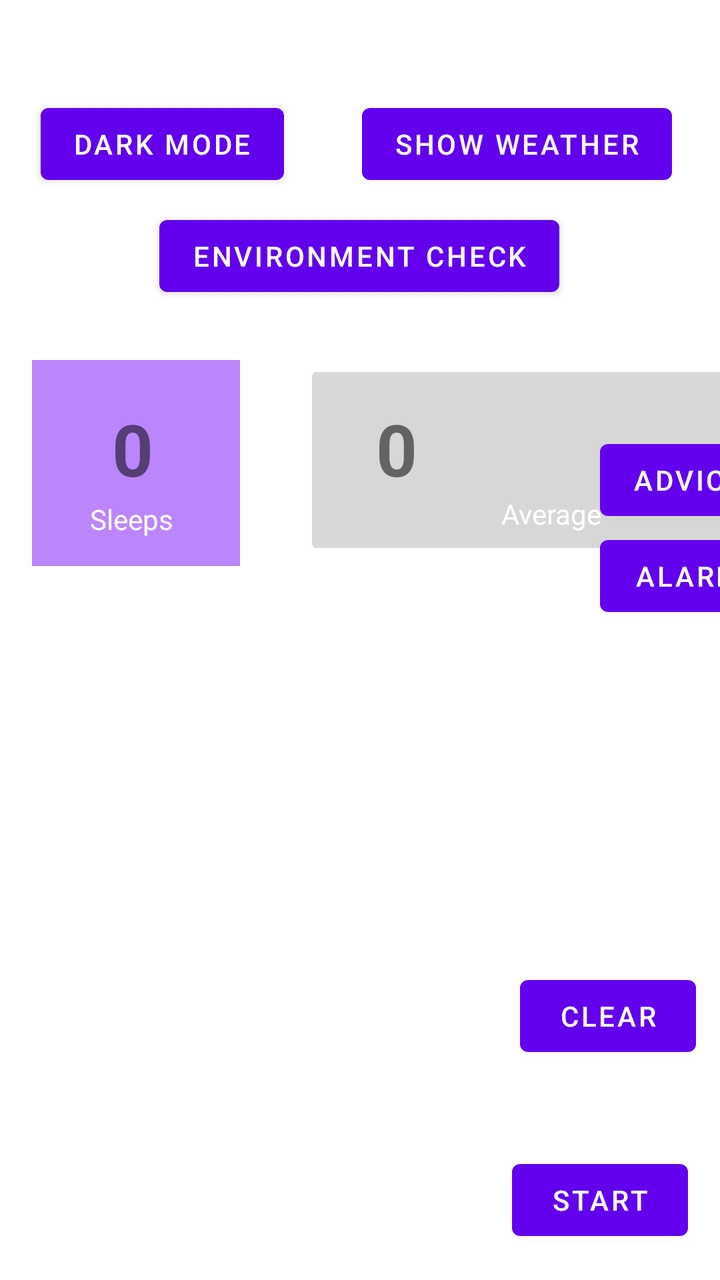
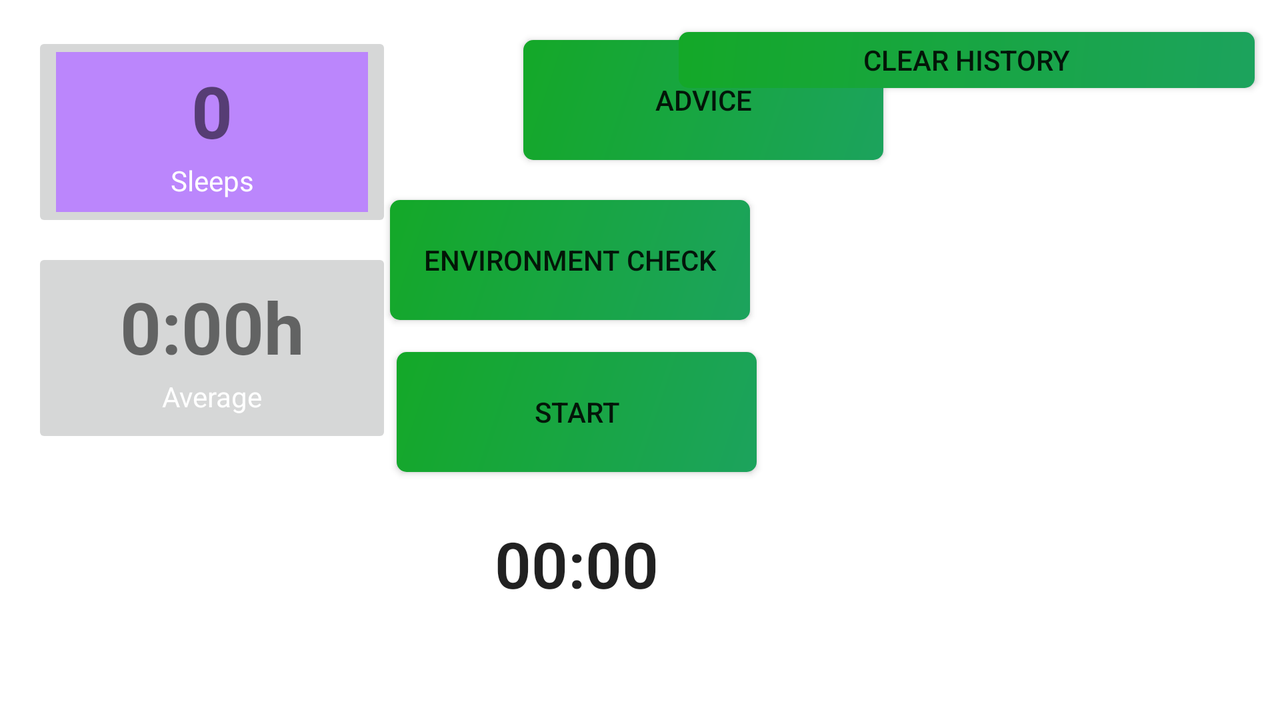

An Android layout and its configuration variant, each rendered on a device that would load it. The default file and the variant file are quoted in full after the pictures.
<!-- AndroidManifest.xml: application theme Theme.SleepTrackerProject -->
<!-- res/layout/activity_main.xml -->
<?xml version="1.0" encoding="utf-8"?>
<androidx.constraintlayout.widget.ConstraintLayout xmlns:android="http://schemas.android.com/apk/res/android"
    xmlns:app="http://schemas.android.com/apk/res-auto"
    xmlns:tools="http://schemas.android.com/tools"
    android:layout_width="match_parent"
    android:layout_height="match_parent"
    tools:context=".MainActivity">

    <Button
        android:id="@+id/weather_button"
        android:layout_width="wrap_content"
        android:layout_height="wrap_content"
        android:layout_marginEnd="24dp"
        android:text="Show Weather"
        app:layout_constraintBottom_toTopOf="@+id/launch_sensor_activity_button"
        app:layout_constraintEnd_toEndOf="parent"
        app:layout_constraintTop_toTopOf="parent"
        app:layout_constraintVertical_bias="0.857" />

    <Button
        android:id="@+id/toggle_button"
        android:layout_width="wrap_content"
        android:layout_height="wrap_content"
        android:layout_marginTop="48dp"
        android:text="Dark Mode"
        app:layout_constraintEnd_toEndOf="parent"
        app:layout_constraintHorizontal_bias="0.086"
        app:layout_constraintStart_toStartOf="parent"
        app:layout_constraintTop_toTopOf="parent" />

    <Button
        android:id="@+id/button"
        android:layout_width="wrap_content"
        android:layout_height="wrap_content"
        android:layout_marginStart="300dp"
        android:layout_marginBottom="376dp"
        android:onClick="sleepAdvice"
        android:text="Advice"
        app:layout_constraintBottom_toBottomOf="parent"
        app:layout_constraintStart_toStartOf="parent" />

    <Button
        android:id="@+id/set_alarm_button"
        android:layout_width="wrap_content"
        android:layout_height="wrap_content"
        android:layout_marginStart="300dp"
        android:layout_marginBottom="328dp"
        android:onClick="setAlaram"
        android:text="Alarm"
        app:layout_constraintBottom_toBottomOf="parent"
        app:layout_constraintStart_toStartOf="parent" />

    <ImageButton
        android:id="@+id/imageButton"
        android:layout_width="104dp"
        android:layout_height="103dp"
        android:layout_marginStart="16dp"
        android:layout_marginTop="180dp"
        android:background="#9C27B0"
        android:foreground="@color/purple_200"
        android:src="@color/purple_200"
        app:layout_constraintStart_toStartOf="parent"
        app:layout_constraintTop_toTopOf="parent"
        tools:src="@color/purple_200"
        tools:srcCompat="@tools:sample/avatars" />

    <ImageButton
        android:id="@+id/imageButton2"
        android:layout_width="237dp"
        android:layout_height="100dp"
        android:layout_marginStart="152dp"
        android:layout_marginTop="180dp"
        android:foreground="@color/teal_200"
        app:layout_constraintStart_toStartOf="parent"
        app:layout_constraintTop_toTopOf="parent"
        tools:srcCompat="@tools:sample/avatars" />

    <TextView
        android:id="@+id/textView3"
        android:layout_width="wrap_content"
        android:layout_height="wrap_content"
        android:text="Sleeps"
        android:textColor="#FFFFFF"
        app:layout_constraintBottom_toBottomOf="@+id/imageButton"
        app:layout_constraintEnd_toEndOf="@+id/imageButton"
        app:layout_constraintHorizontal_bias="0.467"
        app:layout_constraintStart_toStartOf="@+id/imageButton"
        app:layout_constraintTop_toTopOf="@+id/imageButton"
        app:layout_constraintVertical_bias="0.833" />

    <TextView
        android:id="@+id/textView4"
        android:layout_width="wrap_content"
        android:layout_height="wrap_content"
        android:text="Average"
        android:textColor="#FFFFFF"
        app:layout_constraintBottom_toBottomOf="@+id/imageButton2"
        app:layout_constraintEnd_toEndOf="@+id/imageButton2"
        app:layout_constraintHorizontal_bias="0.528"
        app:layout_constraintStart_toStartOf="@+id/imageButton2"
        app:layout_constraintTop_toTopOf="@+id/imageButton2"
        app:layout_constraintVertical_bias="0.833" />

    <Button
        android:id="@+id/launch_sensor_activity_button"
        android:layout_width="wrap_content"
        android:layout_height="wrap_content"
        android:layout_marginTop="104dp"
        android:onClick="checkSensors"
        android:text="Environment Check"
        app:layout_constraintEnd_toEndOf="parent"
        app:layout_constraintHorizontal_bias="0.498"
        app:layout_constraintStart_toStartOf="parent"
        app:layout_constraintTop_toTopOf="parent" />

    <Button
        android:id="@+id/start_stop_button"
        android:layout_width="wrap_content"
        android:layout_height="wrap_content"
        android:layout_marginEnd="16dp"
        android:layout_marginBottom="16dp"
        android:text="Start"
        app:layout_constraintBottom_toBottomOf="parent"
        app:layout_constraintEnd_toEndOf="parent" />

    <Button
        android:id="@+id/delete_all_button"
        android:layout_width="wrap_content"
        android:layout_height="wrap_content"
        android:layout_marginEnd="12dp"
        android:layout_marginBottom="108dp"
        android:text="Clear"
        app:layout_constraintBottom_toBottomOf="parent"
        app:layout_constraintEnd_toEndOf="parent" />


    <Chronometer
        android:id="@+id/chronometer"
        android:layout_width="150dp"
        android:layout_height="60dp"
        android:layout_marginStart="68dp"
        android:layout_marginTop="296dp"
        android:textSize="36sp"
        android:textStyle="bold"
        android:visibility="gone"
        app:layout_constraintStart_toStartOf="parent"
        app:layout_constraintTop_toTopOf="parent" />

    <androidx.recyclerview.widget.RecyclerView
        android:id="@+id/sleep_session_recycler_view"
        android:layout_width="293dp"
        android:layout_height="430dp"
        android:layout_below="@id/start_stop_button"
        android:layout_marginTop="372dp"
        android:padding="5dp"
        android:visibility="visible"
        app:layoutManager="androidx.recyclerview.widget.LinearLayoutManager"
        app:layout_constraintEnd_toEndOf="parent"
        app:layout_constraintHorizontal_bias="0.0"
        app:layout_constraintStart_toStartOf="parent"
        app:layout_constraintTop_toTopOf="parent" />

    <TextView
        android:id="@+id/session_count_text_view"
        android:layout_width="wrap_content"
        android:layout_height="wrap_content"
        android:layout_marginStart="40dp"
        android:layout_marginTop="20dp"
        android:text="0"
        android:textSize="36sp"
        android:textStyle="bold"
        app:layout_constraintStart_toStartOf="@+id/imageButton"
        app:layout_constraintTop_toTopOf="@+id/imageButton" />

    <TextView
        android:id="@+id/average_sleep_time_text_view"
        android:layout_width="256dp"
        android:layout_height="47dp"
        android:layout_marginStart="36dp"
        android:layout_marginTop="20dp"
        android:text="0"
        android:textSize="36sp"
        android:textStyle="bold"
        app:layout_constraintStart_toStartOf="@+id/imageButton2"
        app:layout_constraintTop_toTopOf="@+id/imageButton2" />

</androidx.constraintlayout.widget.ConstraintLayout>
<!-- resources referenced by this layout -->
<resources>
  <style name="Theme.SleepTrackerProject" parent="Theme.MaterialComponents.DayNight.DarkActionBar">
          
          <item name="colorPrimary">@color/purple_500</item>
          <item name="colorPrimaryVariant">@color/purple_700</item>
          <item name="colorOnPrimary">@color/white</item>
          
          <item name="colorSecondary">@color/teal_200</item>
          <item name="colorSecondaryVariant">@color/teal_700</item>
          <item name="colorOnSecondary">@color/black</item>
          
          <item name="android:statusBarColor">?attr/colorPrimaryVariant</item>
          
      </style>
</resources>
<!-- res/layout-land/activity_main.xml (the repository's variant of the layout above) -->
<!-- drawn on the phone turned sideways -->
<?xml version="1.0" encoding="utf-8"?>
<androidx.constraintlayout.widget.ConstraintLayout xmlns:android="http://schemas.android.com/apk/res/android"
    xmlns:app="http://schemas.android.com/apk/res-auto"
    xmlns:tools="http://schemas.android.com/tools"
    android:layout_width="match_parent"
    android:layout_height="match_parent"
    tools:context=".MainActivity">


    <android.widget.Button
        android:id="@+id/button"
        android:layout_width="180dp"
        android:layout_height="60dp"
        android:layout_marginStart="224dp"
        android:layout_marginTop="20dp"
        android:background="@drawable/button_bg"
        android:onClick="sleepAdvice"

        android:text="Advice"
        app:layout_constraintEnd_toEndOf="parent"
        app:layout_constraintHorizontal_bias="0.16"
        app:layout_constraintStart_toStartOf="parent"
        app:layout_constraintTop_toTopOf="parent" />

    <android.widget.Button
        android:id="@+id/start_stop_button"
        android:layout_width="180dp"
        android:layout_height="60dp"
        android:layout_marginStart="16dp"
        android:layout_marginTop="176dp"
        android:background="@drawable/button_bg"
        android:text="Start"

        app:layout_constraintEnd_toEndOf="parent"
        app:layout_constraintHorizontal_bias="0.411"
        app:layout_constraintStart_toStartOf="parent"
        app:layout_constraintTop_toTopOf="parent" />

    <ImageButton
        android:id="@+id/imageButton"
        android:layout_width="180dp"
        android:layout_height="100dp"
        android:layout_marginStart="16dp"
        android:layout_marginTop="16dp"
        android:foreground="@drawable/textview_bg"
        android:src="@color/purple_200"
        app:layout_constraintStart_toStartOf="parent"
        app:layout_constraintTop_toTopOf="parent" />


    <ImageButton
        android:id="@+id/imageButton2"
        android:layout_width="180dp"
        android:layout_height="100dp"
        android:layout_marginStart="16dp"
        android:layout_marginTop="124dp"
        android:foreground="@drawable/textview_bg"
        app:layout_constraintStart_toStartOf="parent"
        app:layout_constraintTop_toTopOf="parent"
        tools:srcCompat="@tools:sample/avatars" />

    <TextView
        android:id="@+id/textView3"
        android:layout_width="wrap_content"
        android:layout_height="wrap_content"
        android:text="Sleeps"
        android:textColor="#FFFFFF"
        app:layout_constraintBottom_toBottomOf="@+id/imageButton"
        app:layout_constraintEnd_toEndOf="@+id/imageButton"
        app:layout_constraintHorizontal_bias="0.5"
        app:layout_constraintStart_toStartOf="@+id/imageButton"
        app:layout_constraintTop_toTopOf="@+id/imageButton"
        app:layout_constraintVertical_bias="0.8" />

    <TextView
        android:id="@+id/textView4"
        android:layout_width="wrap_content"
        android:layout_height="wrap_content"
        android:text="Average"
        android:textColor="#FFFFFF"
        app:layout_constraintBottom_toBottomOf="@+id/imageButton2"
        app:layout_constraintEnd_toEndOf="@+id/imageButton2"
        app:layout_constraintHorizontal_bias="0.5"
        app:layout_constraintStart_toStartOf="@+id/imageButton2"
        app:layout_constraintTop_toTopOf="@+id/imageButton2"
        app:layout_constraintVertical_bias="0.8" />


    <android.widget.Button
        android:id="@+id/launch_sensor_activity_button"
        android:layout_width="180dp"
        android:layout_height="60dp"
        android:layout_marginTop="100dp"
        android:background="@drawable/button_bg"
        android:onClick="checkSensors"
        android:text="Environment Check"

        app:layout_constraintEnd_toEndOf="parent"
        app:layout_constraintHorizontal_bias="0.424"
        app:layout_constraintStart_toStartOf="parent"
        app:layout_constraintTop_toTopOf="parent" />

    <Chronometer
        android:id="@+id/chronometer"
        android:layout_width="180dp"
        android:layout_height="60dp"
        android:layout_marginStart="16dp"
        android:layout_marginTop="252dp"
        android:fontFamily="sans-serif-light"
        android:gravity="center"
        android:textSize="32sp"
        android:textStyle="bold"

        app:layout_constraintEnd_toEndOf="parent"
        app:layout_constraintHorizontal_bias="0.411"
        app:layout_constraintStart_toStartOf="parent"
        app:layout_constraintTop_toTopOf="parent" />

    <androidx.recyclerview.widget.RecyclerView
        android:id="@+id/sleep_session_recycler_view"
        android:layout_width="288dp"
        android:layout_height="348dp"
        android:layout_below="@id/start_stop_button"
        android:layout_marginStart="16dp"
        android:layout_marginTop="56dp"
        android:padding="5dp"
        android:visibility="visible"
        app:layoutManager="androidx.recyclerview.widget.LinearLayoutManager"
        app:layout_constraintEnd_toEndOf="parent"
        app:layout_constraintHorizontal_bias="0.962"
        app:layout_constraintStart_toStartOf="parent"
        app:layout_constraintTop_toTopOf="parent" />

    <android.widget.Button
        android:id="@+id/delete_all_button"
        android:layout_width="288dp"
        android:layout_height="28dp"
        android:layout_marginStart="16dp"
        android:layout_marginTop="16dp"

        android:background="@drawable/button_bg"
        android:text="Clear history"
        app:layout_constraintEnd_toEndOf="parent"
        app:layout_constraintHorizontal_bias="0.962"
        app:layout_constraintStart_toStartOf="parent"
        app:layout_constraintTop_toTopOf="parent" />

    <TextView
        android:id="@+id/session_count_text_view"
        android:layout_width="100dp"
        android:layout_height="40dp"
        android:gravity="center"
        android:layout_marginStart="40dp"
        android:layout_marginTop="15dp"
        android:text="0"
        android:textSize="36sp"
        android:textStyle="bold"
        app:layout_constraintStart_toStartOf="@+id/imageButton"
        app:layout_constraintTop_toTopOf="@+id/imageButton" />

    <TextView
        android:id="@+id/average_sleep_time_text_view"
        android:layout_width="100dp"
        android:layout_height="40dp"
        android:gravity="center"
        android:layout_marginStart="40dp"
        android:layout_marginTop="15dp"
        android:text="0:00h"
        android:textSize="36sp"
        android:textStyle="bold"
        app:layout_constraintStart_toStartOf="@+id/imageButton2"
        app:layout_constraintTop_toTopOf="@+id/imageButton2" />


</androidx.constraintlayout.widget.ConstraintLayout>
<!-- resources referenced by the variant -->
<!-- as the phone turned sideways resolves them -->
<resources>
  <!-- drawable button_bg (drawable) -->
  <?xml version="1.0" encoding="utf-8"?>
  <shape xmlns:android="http://schemas.android.com/apk/res/android"
      android:shape="rectangle">
  
      <corners android:radius="5dp"/>
  
      <gradient
          android:startColor="#1CA35D"
          android:endColor="#14A828"
          android:angle="135" />
  
      <size
          android:height="30dp"
          android:width="30dp"/>
  </shape>
  <!-- drawable textview_bg (drawable) -->
  <?xml version="1.0" encoding="utf-8"?>
  <shape xmlns:android="http://schemas.android.com/apk/res/android"
      android:shape="rectangle">
  
      <corners android:radius="5dp"/>
  
      <gradient
          android:startColor="#224281"
          android:endColor="#227381"
          android:angle="45" />
  
      <size
          android:height="30dp"
          android:width="30dp"/>
  </shape>
  <style name="Theme.SleepTrackerProject" parent="Theme.MaterialComponents.DayNight.DarkActionBar">
          
          <item name="colorPrimary">@color/purple_500</item>
          <item name="colorPrimaryVariant">@color/purple_700</item>
          <item name="colorOnPrimary">@color/white</item>
          
          <item name="colorSecondary">@color/teal_200</item>
          <item name="colorSecondaryVariant">@color/teal_700</item>
          <item name="colorOnSecondary">@color/black</item>
          
          <item name="android:statusBarColor">?attr/colorPrimaryVariant</item>
          
      </style>
</resources>
